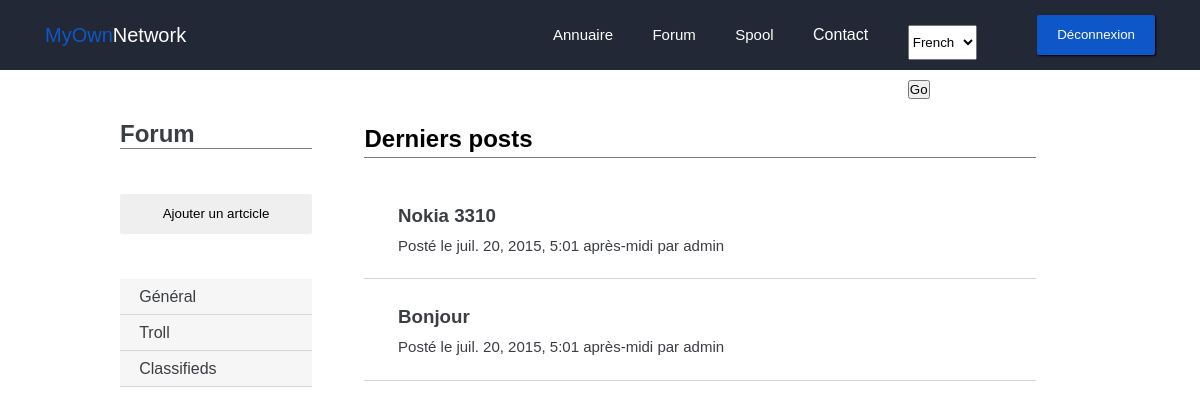
Screenshot of /forum/ (signed in) with the database file from the repository.
### forum/models.py (models this page shows, shortened)
class PostCategorie(models.Model):
    name = models.CharField(max_length=100)

class Post(models.Model):
    titre = models.CharField(max_length=150)
    auteur = models.CharField(max_length=100)
    date = models.DateTimeField(auto_now_add=True, verbose_name="Date de publication")
    sscategorie = models.ForeignKey('PostSsCategorie', null=True)
    categorie = models.ForeignKey('PostCategorie')

### forum/views.py (the view)
def home(request):
    if request.user.is_authenticated():
        categories = PostCategorie.objects.all()
        sscategories = PostSsCategorie.objects.all()
        posts = Post.objects.order_by('-date')[:5]
        return render(request, 'forum/index.html', locals())
    else:
        return render(request, 'intra/index.html')

### forum/templates/forum/index.html (shortened to what this page needs)
{% extends "base.html" %}
{% load i18n %}
{% load static %}
{% block staticfiles %}
	<link rel="stylesheet" href="{% static 'forum/css/style.css' %}">
{% endblock %}
{% block content %}
	<div class="forum">
		<div class="wrapper">
			<div class="forum_nav grey2">
				<h1>Forum</h1>
				<a href="{% url "forum.views.add_post" %}"><button class="btn">{% trans "Ajouter un artcicle" %}</button></a>
				<ul>
				{% for categorie in categories %}
				<a href="{% url "forum.views.list_posts" categorie.id %}" class="grey0Back"><li>{{ categorie.name }}</li></a>
				{% empty %}
				<p>Pas de catégorie</p>
				{% endfor %}
				</ul>
			</div>
			<div class="forum_content">
				<div class="forum_content__header">
					<h2>{% trans "Derniers posts" %}</h2>
				</div>
				<div class="forum_content__posts">
					<ul>
						{% for post in posts %}
						<a href="{% url 'forum.views.post' post.id %}">
							<li>
								<h3>{{ post.titre }}</h3>
								<p>{% trans "Posté le" %} {{ post.date }} {% trans "par" %} {{ post.auteur }}</p>
							</li>
						</a>
						{% empty %}
						<a href="#">
						  {% trans "Aucun post par ici.." %}
						</a>
						{% endfor %}
					</ul>
				</div>
			</div>
		</div>
	</div>
{% endblock %}

### static/forum/css/style.css (style rules this page uses)
* { padding: 0; margin: 0; font-family: arial; fill: #ffffff; }
.wrapper { width: 80vw; margin: auto; }
a, a:hover { color: white; text-decoration: none; }
.btn { height: 40px; line-height: 40px; padding-left: 20px; padding-right: 20px; border: none; outline: none; border-radius: 2px; box-shadow: 1px 1px 2px black; }
.grey2 { color: #3a3d42; }
.grey0Back { background-color: #f6f6f6; }
.content h1, h2 { margin-bottom: 20px; }
.forum { display: block; margin-top: 50px; }
.forum a { color: #3a3d42; }
.forum_nav { display: inline-block; width: 20%; min-height: 80vh; margin-right: 5%; }
.forum_nav h1:after { content: ' '; display: block; width: 100%; border-bottom: 1px solid grey; margin-bottom: 45px; }
.forum_nav .btn { box-shadow: none; width: 100%; margin-bottom: 45px; }
.forum_nav ul { list-style: none; }
.forum_nav ul a { display: block; width: 90%; line-height: 35px; border-bottom: 1px solid #d6d6d6; padding-left: 10%; }
.forum_content { display: inline-block; width: 70%; vertical-align: top; }
.forum_content__header h2 { border-bottom: 1px solid grey; line-height: 37px; }
.forum_content__posts ul { list-style: none; }
.forum_content__posts ul a li h3 { line-height: 35px; }
.forum_content__posts ul a li p { font-size: 15px; line-height: 25px; }
.forum_content__posts ul a li { width: 90%; padding-right: 5%; padding-left: 5%; padding-top: 3%; padding-bottom: 3%; border-bottom: 1px solid #d6d6d6; }

### rows the page displays
PostCategorie: name "Général"
PostCategorie: name "Troll"
PostCategorie: name "Classifieds"
Post: titre "Nokia 3310", date "juil. 20, 2015, 5:01 après-midi", auteur "admin"
Post: titre "Bonjour", date "juil. 20, 2015, 5:01 après-midi", auteur "admin"

### other values shown
form field language "French"
